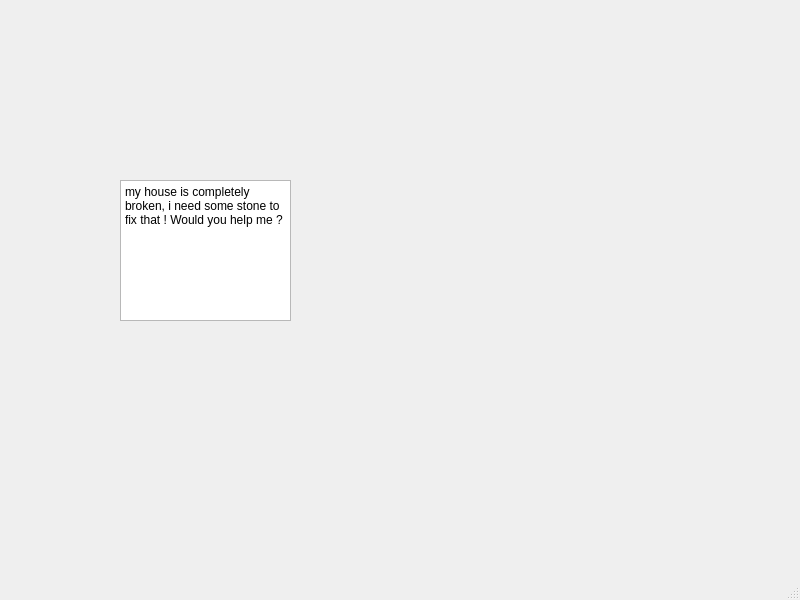
<?xml version="1.0" encoding="UTF-8"?>
<ui version="4.0">
 <class>whitehouse</class>
 <widget class="QMainWindow" name="whitehouse">
  <property name="geometry">
   <rect>
    <x>0</x>
    <y>0</y>
    <width>800</width>
    <height>600</height>
   </rect>
  </property>
  <property name="windowTitle">
   <string>MainWindow</string>
  </property>
  <widget class="QWidget" name="centralwidget">
   <widget class="QLabel" name="luigipic">
    <property name="geometry">
     <rect>
      <x>340</x>
      <y>30</y>
      <width>421</width>
      <height>451</height>
     </rect>
    </property>
    <property name="text">
     <string/>
    </property>
   </widget>
   <widget class="QTextEdit" name="textEdit">
    <property name="geometry">
     <rect>
      <x>120</x>
      <y>180</y>
      <width>171</width>
      <height>141</height>
     </rect>
    </property>
    <property name="html">
     <string>&lt;!DOCTYPE HTML PUBLIC &quot;-//W3C//DTD HTML 4.0//EN&quot; &quot;http://www.w3.org/TR/REC-html40/strict.dtd&quot;&gt;
&lt;html&gt;&lt;head&gt;&lt;meta name=&quot;qrichtext&quot; content=&quot;1&quot; /&gt;&lt;meta charset=&quot;utf-8&quot; /&gt;&lt;style type=&quot;text/css&quot;&gt;
p, li { white-space: pre-wrap; }
&lt;/style&gt;&lt;/head&gt;&lt;body style=&quot; font-family:'Segoe UI'; font-size:9pt; font-weight:400; font-style:normal;&quot;&gt;
&lt;p style=&quot; margin-top:0px; margin-bottom:0px; margin-left:0px; margin-right:0px; -qt-block-indent:0; text-indent:0px;&quot;&gt;my house is completely broken, i need some stone to fix that ! Would you help me ?&lt;/p&gt;&lt;/body&gt;&lt;/html&gt;</string>
    </property>
   </widget>
  </widget>
  <widget class="QMenuBar" name="menubar">
   <property name="geometry">
    <rect>
     <x>0</x>
     <y>0</y>
     <width>800</width>
     <height>25</height>
    </rect>
   </property>
  </widget>
  <widget class="QStatusBar" name="statusbar"/>
 </widget>
 <resources/>
 <connections/>
</ui>
